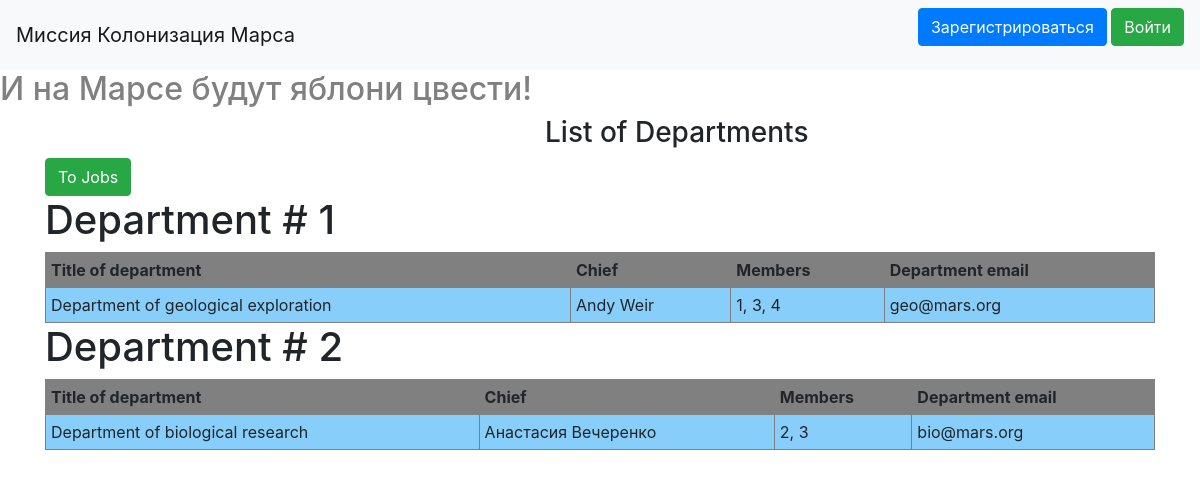
/departments, run on an earlier commit of the app's database.
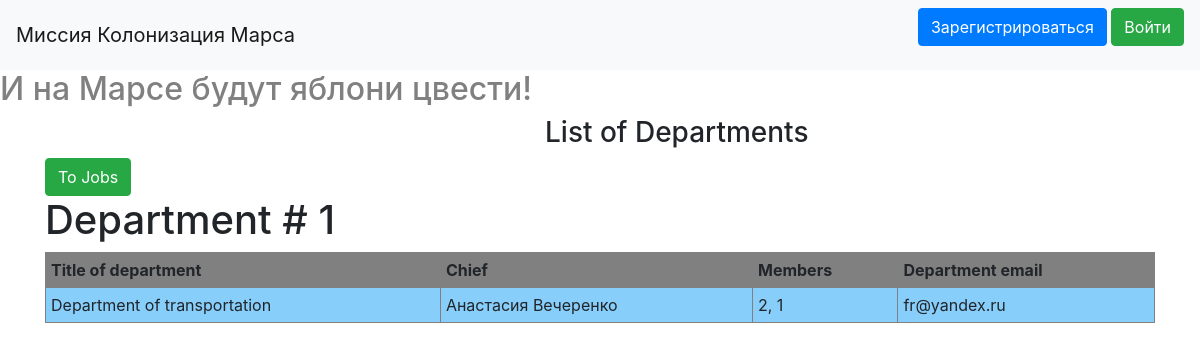
And on a later commit of the database.
### data/departments.py (models this page shows)
class Department(SqlAlchemyBase):
    __tablename__ = 'departments'
    id = sqlalchemy.Column(sqlalchemy.Integer,
                           primary_key=True, autoincrement=True)
    title = sqlalchemy.Column(sqlalchemy.String, nullable=True)
    chief = sqlalchemy.Column(sqlalchemy.Integer,
                              sqlalchemy.ForeignKey("users.id"))
    boss = orm.relation('User')
    members = sqlalchemy.Column(sqlalchemy.String, nullable=True)
    email = sqlalchemy.Column(sqlalchemy.String,
                              index=True, unique=True, nullable=True)

### main.py (the view)
@app.route('/departments')
def departments():
    global_init("db/mars_explorer.db")
    db_sess = create_session()
    list_departments = []
    for department in db_sess.query(Department).all():
        list_departments.append({'id': department.id, 'title': department.title,
                                 'chief': f'{department.boss.name} {department.boss.surname}',
                                 'members': department.members, 'email': department.email,
                                 'team_leader': department.chief})
    return render_template('departments.html', data=list_departments)

### data/db_session.py (called while the page is built, shortened)
def global_init(db_file):
    global __factory
    if __factory:
        return

def create_session() -> Session:
    global __factory
    return __factory()

### templates/departments.html (shortened to what this page needs)
{% extends "base.html" %}
{% block content %}
<h3>List of Departments</h3>
<a class="btn btn-success " href="/">To Jobs</a>
{% for item in data %}
    <h1>Department # {{item['id']}}</h1>
    <table border="1" width="100%" cellpadding="5">
        <tr>
            <th bgcolor="#808080">Title of department</th>
            <th bgcolor="#808080">Chief</th>
            <th bgcolor="#808080">Members</th>
            <th bgcolor="#808080">Department email</th>
        </tr>
        <tr>
            <td bgcolor="#87cefa">{{item['title']}}</td>
            <td bgcolor="#87cefa">{{item['chief']}}</td>
            <td bgcolor="#87cefa">{{item['members']}}</td>
            <td bgcolor="#87cefa">{{item['email']}}</td>
        </tr>
    </table>
{% endfor %}
{% endblock %}

### templates/base.html (shortened to what this page needs)
<!doctype html>
<html lang="en">
<head>
    <link rel="stylesheet"
          href="https://stackpath.bootstrapcdn.com/bootstrap/4.4.1/css/bootstrap.min.css"
>
</head>
<body>
<header>
    <nav class="navbar navbar-light bg-light">
        <a class="navbar-brand" href="#">Миссия Колонизация Марса</a>
        {% if current_user.is_authenticated %}
    <a class="navbar-brand" href="/logout">{{ current_user.name }}</a>
{% else %}
    <p>
        <a class="btn btn-primary " href="/register">Зарегистрироваться</a>
        <a class="btn btn-success" href="/login">Войти</a>
    </p>
{% endif %}
    </nav>
    <h2>И на Марсе будут яблони цвести!</h2>
</header>
<main role="main" class="container">
    {% block content %}{% endblock %}
</main>
</body>
</html>

### templates/base.html (style rules this page uses)
h2 { color: #808080; }
h3 { margin-left:500px; }

What changed in the data, as far as the page shows it:
removed Department: id "2", title "Department of biological research", chief "Анастасия Вечеренко", members "2, 3", email "bio@mars.org"
changed Department: title "Department of geological exploration" → "Department of transportation"; chief "Andy Weir" → "Анастасия Вечеренко"; members "1, 3, 4" → "2, 1"; email "geo@mars.org" → "fr@yandex.ru"
